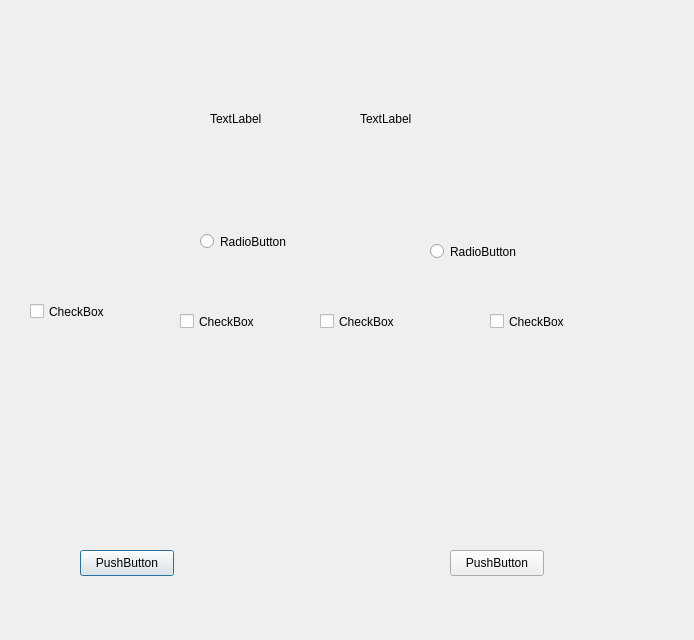
<?xml version="1.0" encoding="UTF-8"?>
<ui version="4.0">
 <class>MenuOptionDialog</class>
 <widget class="QDialog" name="MenuOptionDialog">
  <property name="geometry">
   <rect>
    <x>0</x>
    <y>0</y>
    <width>694</width>
    <height>640</height>
   </rect>
  </property>
  <property name="windowTitle">
   <string>Dialog</string>
  </property>
  <widget class="QLabel" name="label">
   <property name="geometry">
    <rect>
     <x>360</x>
     <y>110</y>
     <width>66</width>
     <height>18</height>
    </rect>
   </property>
   <property name="text">
    <string>TextLabel</string>
   </property>
  </widget>
  <widget class="QLabel" name="label_2">
   <property name="geometry">
    <rect>
     <x>210</x>
     <y>110</y>
     <width>66</width>
     <height>18</height>
    </rect>
   </property>
   <property name="text">
    <string>TextLabel</string>
   </property>
  </widget>
  <widget class="QRadioButton" name="radioButton">
   <property name="geometry">
    <rect>
     <x>200</x>
     <y>230</y>
     <width>110</width>
     <height>23</height>
    </rect>
   </property>
   <property name="text">
    <string>RadioButton</string>
   </property>
  </widget>
  <widget class="QRadioButton" name="radioButton_2">
   <property name="geometry">
    <rect>
     <x>430</x>
     <y>240</y>
     <width>110</width>
     <height>23</height>
    </rect>
   </property>
   <property name="text">
    <string>RadioButton</string>
   </property>
  </widget>
  <widget class="QCheckBox" name="checkBox">
   <property name="geometry">
    <rect>
     <x>180</x>
     <y>310</y>
     <width>91</width>
     <height>23</height>
    </rect>
   </property>
   <property name="text">
    <string>CheckBox</string>
   </property>
  </widget>
  <widget class="QCheckBox" name="checkBox_2">
   <property name="geometry">
    <rect>
     <x>320</x>
     <y>310</y>
     <width>91</width>
     <height>23</height>
    </rect>
   </property>
   <property name="text">
    <string>CheckBox</string>
   </property>
  </widget>
  <widget class="QCheckBox" name="checkBox_3">
   <property name="geometry">
    <rect>
     <x>490</x>
     <y>310</y>
     <width>91</width>
     <height>23</height>
    </rect>
   </property>
   <property name="text">
    <string>CheckBox</string>
   </property>
  </widget>
  <widget class="QCheckBox" name="checkBox_4">
   <property name="geometry">
    <rect>
     <x>30</x>
     <y>300</y>
     <width>91</width>
     <height>23</height>
    </rect>
   </property>
   <property name="text">
    <string>CheckBox</string>
   </property>
  </widget>
  <widget class="QPushButton" name="pushButton">
   <property name="geometry">
    <rect>
     <x>80</x>
     <y>550</y>
     <width>94</width>
     <height>26</height>
    </rect>
   </property>
   <property name="text">
    <string>PushButton</string>
   </property>
  </widget>
  <widget class="QPushButton" name="pushButton_2">
   <property name="geometry">
    <rect>
     <x>450</x>
     <y>550</y>
     <width>94</width>
     <height>26</height>
    </rect>
   </property>
   <property name="text">
    <string>PushButton</string>
   </property>
  </widget>
 </widget>
 <resources/>
 <connections/>
</ui>
